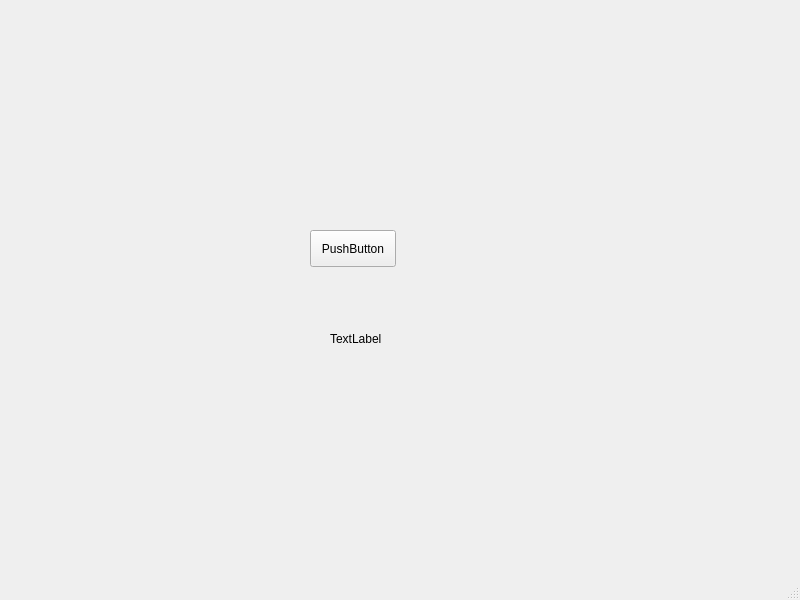
<?xml version="1.0" encoding="UTF-8"?>
<ui version="4.0">
 <class>MainWindow</class>
 <widget class="QMainWindow" name="MainWindow">
  <property name="geometry">
   <rect>
    <x>0</x>
    <y>0</y>
    <width>800</width>
    <height>600</height>
   </rect>
  </property>
  <property name="windowTitle">
   <string>MainWindow</string>
  </property>
  <widget class="QWidget" name="centralwidget">
   <widget class="QPushButton" name="pushButton">
    <property name="geometry">
     <rect>
      <x>310</x>
      <y>230</y>
      <width>86</width>
      <height>37</height>
     </rect>
    </property>
    <property name="text">
     <string>PushButton</string>
    </property>
    <property name="autoDefault">
     <bool>false</bool>
    </property>
    <property name="flat">
     <bool>false</bool>
    </property>
   </widget>
   <widget class="QLabel" name="label">
    <property name="geometry">
     <rect>
      <x>330</x>
      <y>330</y>
      <width>55</width>
      <height>18</height>
     </rect>
    </property>
    <property name="text">
     <string>TextLabel</string>
    </property>
   </widget>
  </widget>
  <widget class="QMenuBar" name="menubar">
   <property name="geometry">
    <rect>
     <x>0</x>
     <y>0</y>
     <width>800</width>
     <height>30</height>
    </rect>
   </property>
  </widget>
  <widget class="QStatusBar" name="statusbar"/>
 </widget>
 <resources/>
 <connections>
  <connection>
   <sender>pushButton</sender>
   <signal>clicked()</signal>
   <receiver>label</receiver>
   <slot>clear()</slot>
   <hints>
    <hint type="sourcelabel">
     <x>355</x>
     <y>277</y>
    </hint>
    <hint type="destinationlabel">
     <x>356</x>
     <y>365</y>
    </hint>
   </hints>
  </connection>
 </connections>
</ui>
